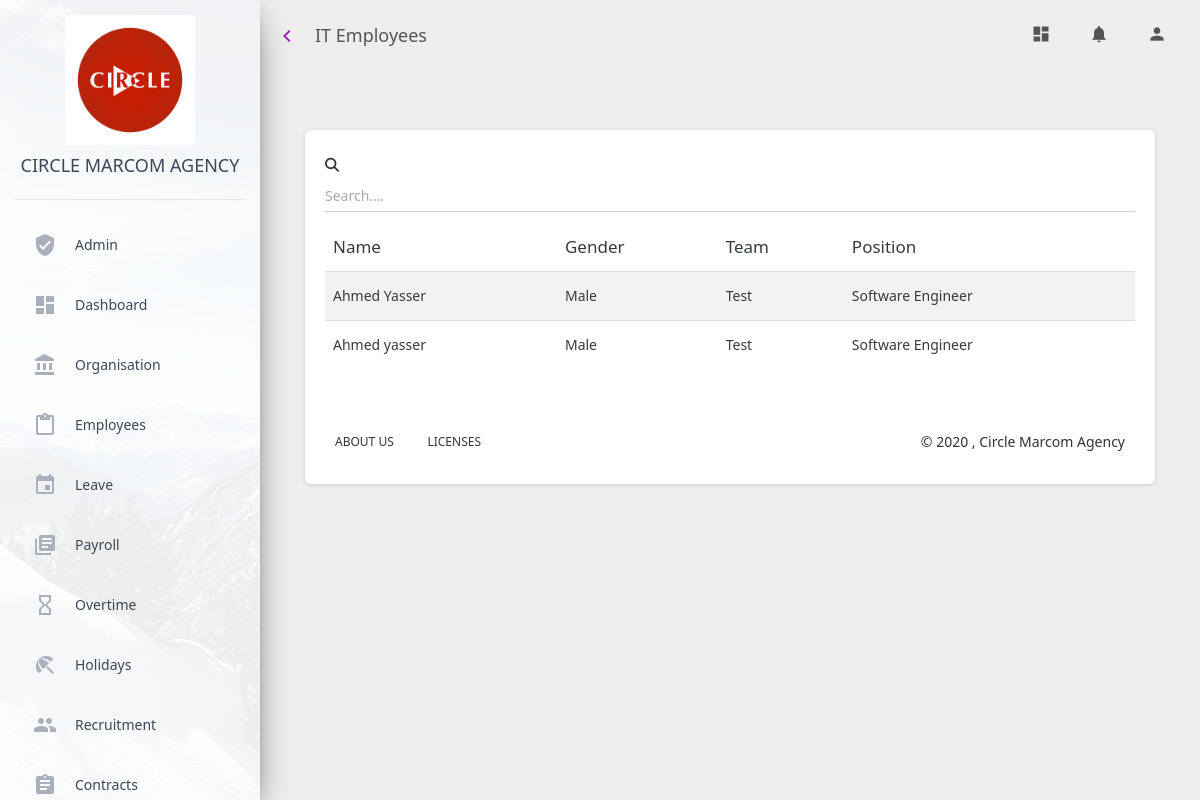
The page /organisationdetails/department_employees/1/ on the database its author committed.
### organisation_details/models.py (models this page shows, shortened)
class Department(models.Model):
    name = models.CharField(max_length=45, unique=True)
    hod = models.ForeignKey(Employee, on_delete=models.CASCADE, blank=True, null=True)
    status = models.CharField(max_length=15, default="Active")
    def __str__(self):
        return self.name

class OrganisationDetail(models.Model):
    employee = models.OneToOneField(Employee, on_delete=models.CASCADE)
    department = models.ForeignKey(Department, on_delete=models.CASCADE, blank=True)
    position = models.ForeignKey(Position, on_delete=models.CASCADE, blank=True)
    team = models.ForeignKey(Team, on_delete=models.CASCADE, blank=True)

class Team(models.Model):
    department = models.ForeignKey(Department, on_delete=models.CASCADE)
    name = models.CharField(max_length=45, unique=True)
    supervisor = models.ForeignKey(Employee, on_delete=models.CASCADE, null=True, blank=True)
    status = models.CharField(max_length=15, default="Active")
    def __str__(self):
        return self.name

class Position(models.Model):
    name = models.CharField(max_length=45, unique=True)
    number_of_slots = models.IntegerField()
    type = models.CharField(max_length=20, default="Full Time")
    salary_scale = models.ForeignKey(SalaryScale, on_delete=models.CASCADE, blank=True, null=False)
    currency = models.ForeignKey(Currency, on_delete=models.CASCADE, blank=True)
    description = models.TextField(blank=True)
    def __str__(self):
        return self.name

### employees/models.py (models this page shows, shortened)
class Employee(models.Model):
    objects = None
    first_name = models.CharField(max_length=30)
    last_name = models.CharField(max_length=30)
    basic_salary = models.IntegerField(default=1000000)
    bonus = models.IntegerField(default=0)
    grade = models.CharField(max_length=3, default="")
    gender = models.CharField(max_length=10)
    start_date = models.DateField()
    marital_status = models.CharField(max_length=10)
    dob = models.DateField()
    nationality = models.CharField(max_length=20)
    nssf_no = models.CharField(max_length=20)
    telephone_no = models.CharField(max_length=20)
    residence_address = models.CharField(max_length=20)
    national_id = models.CharField(max_length=20)
    ura_tin = models.CharField(max_length=20)
    annual_allowance = models.IntegerField(default=21)
    leave_balance = models.IntegerField(default=21)
    balance_last_year = models.IntegerField(default=0)
    leave_status = models.CharField(max_length=45, default="At Work")
    image_url = models.CharField(max_length=20, default="")
    status = models.CharField(max_length=20, default="Active")
    title = models.CharField(max_length=10, blank=True)
    work_station = models.CharField(max_length=20, blank=True)
    currency = models.ForeignKey(Currency, on_delete=models.CASCADE, blank=True, default=1)
    lunch_allowance = models.IntegerField(default=0)

### ems_admin/decorators.py (the view)
    def wrapper(request, **kw):
        try:
            user_id = request.user.id
            user = get_user(user_id)
            activity_name = function.__name__
            save_audit_trail(user, activity_name)
            return function(request, **kw)
        except User.DoesNotExist:
            return function(request, **kw)

### ems_admin/selectors.py (called while the page is built)
def get_user(id) -> User:
    user = User.objects.get(pk=id)
    return user

### organisation_details/selectors.py (called while the page is built)
def get_department(department_id):
    return Department.objects.get(pk=department_id)

def get_department_employees(department_id):
    return OrganisationDetail.objects.filter(department=department_id)

### organisation_details/views.py (called while the page is built)
@log_activity
def department_employees(request, department_id):
    department_employees=get_department_employees(department_id)
    department = get_department(department_id)
    context={
        "employees": department_employees,
        "department": department
    }
    return render(request, "organisation_details/department_employees.html", context)

### organisation_details/templates/organisation_details/department_employees.html (shortened to what this page needs)
{% extends './base.html' %}
{% load static %}
{% block page_title %}
{{department}} Employees
{% endblock %}
{% block content %}
<div class="content">
  <div class="container-fluid">
    <div class="col-md-12">
      <div class="card">
        <div class="card-body">
            {% if not employees %}
                <h3>No Employees in this Department</h3>
            {% else %}
                <div class="table-responsive table-striped table-condensed">
                    <div class="form-group ">
                    <i class="fas fa-search " aria-hidden="true"></i>
                    <input id="search_input" type="text" class="form-control" placeholder="Search....">
                    </div>
                    <table class="table table-hover" id="types_tables">
                    <thead class="thead">
                    <th>Name</th>
                    <th>Gender</th>
                    <th>Team</th>
                    <th>Position</th>
                    </thead>
                    <tbody id="employee_list">
                    {% for employee in employees %}
                    <tr>
                        <td >{{ employee.employee.first_name }} {{ employee.employee.last_name }}</td>
                        <td>{{employee.employee.gender}}</td>
                        <td>{{employee.team}}</td>
                        <td>{{employee.position}}</td>
                    </tr>
                    {% endfor %}
                    </tbody>
                    </table>
                </div>
        </div>
            {% endif %}
{%endblock%}

### rows shown on the page
Department: name "IT"
OrganisationDetail: employee.first_name "Ahmed", employee.last_name "Yasser", employee.gender "Male", team "Test", position "Software Engineer"
OrganisationDetail: employee.first_name "Ahmed", employee.last_name "yasser", employee.gender "Male", team "Test", position "Software Engineer"
